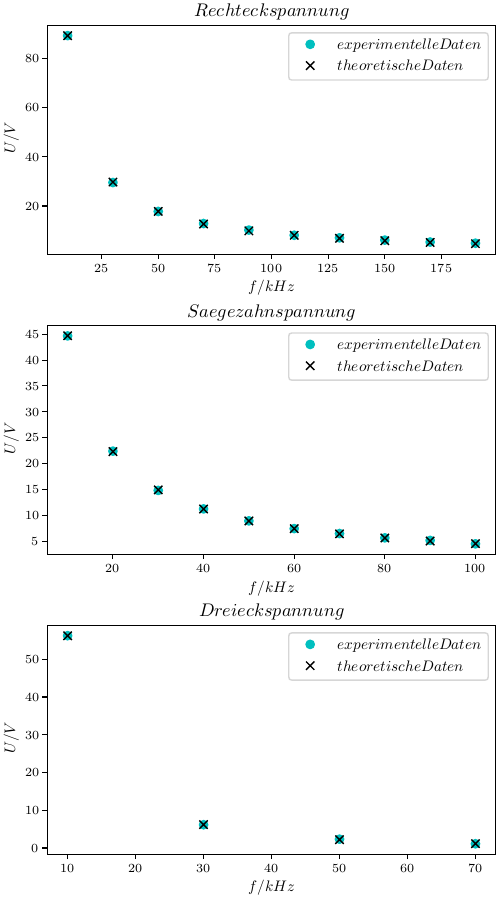

Generate this figure with Python:
import matplotlib.pyplot as plt
import numpy as np

f1,A1=np.genfromtxt("data1.txt",unpack=True)
f2,A2=np.genfromtxt("data2.txt",unpack=True)
f3,A3=np.genfromtxt("data3.txt",unpack=True)
f_Q,U_Q=np.genfromtxt("data1t.txt",unpack=True)
f_S,U_S=np.genfromtxt("data2t.txt",unpack=True)
f_D,U_D=np.genfromtxt("data3t.txt",unpack=True)

plt.rcParams['figure.figsize']=[5,9]

fig, (ax1, ax2, ax3)=plt.subplots(3,1,layout="constrained")

b1=10**(A1/20)
b2=10**(A2/20)
b3=10**(A3/20)
ax1.set_title(r"$Rechteckspannung$")
ax2.set_title(r"$Saegezahnspannung$")
ax3.set_title(r"$Dreieckspannung$")

ax1.set_xlabel(r"$f/kHz$")
ax2.set_xlabel(r"$f/kHz$")
ax3.set_xlabel(r"$f/kHz$")
ax1.set_ylabel(r"$U/V$")
ax2.set_ylabel(r"$U/V$")
ax3.set_ylabel(r"$U/V$")





#plt.figure(figsize(10,10))
#plt.figure(figsize(10,10))
#plt.figure(figsize(10,10))
#







ax1.plot(
    f1,b1,"o",color='c',
    label=r"$experimentelle Daten$"
)
ax1.plot(
    f_Q,U_Q,"x",color='k',
    label=r"$theoretische Daten$"
)

ax2.plot(
    f2,b2,"o",color='c',
    label=r"$experimentelle Daten$"
)
ax2.plot(
    f_S,U_S,"x",color='k',
    label=r"$theoretische Daten$"
)

ax3.plot(
    f3,b3,"o",color='c',
    label=r"$experimentelle Daten$"
)
ax3.plot(
    f_D,U_D,"x",color='k',
    label=r"$theoretische Daten$"
)

plt.figure().set_figheight(3)

ax1.legend()
ax2.legend()
ax3.legend()

# x1=(b1-U_Q)/U_Q
# x2=(b2-U_S)/U_S
# x3=(b3-U_D)/U_D
# print(x3*100)
fig.savefig("plot1.pdf")